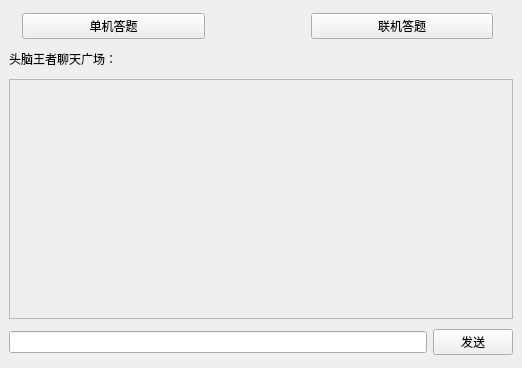
<?xml version="1.0" encoding="UTF-8"?>
<ui version="4.0">
 <class>MainWindow</class>
 <widget class="QMainWindow" name="MainWindow">
  <property name="geometry">
   <rect>
    <x>0</x>
    <y>0</y>
    <width>522</width>
    <height>368</height>
   </rect>
  </property>
  <property name="windowTitle">
   <string>MainWindow</string>
  </property>
  <widget class="QWidget" name="centralwidget">
   <layout class="QVBoxLayout" name="verticalLayout">
    <item>
     <layout class="QHBoxLayout" name="horizontalLayout">
      <item>
       <spacer name="horizontalSpacer_2">
        <property name="orientation">
         <enum>Qt::Horizontal</enum>
        </property>
        <property name="sizeType">
         <enum>QSizePolicy::Maximum</enum>
        </property>
        <property name="sizeHint" stdset="0">
         <size>
          <width>13</width>
          <height>20</height>
         </size>
        </property>
       </spacer>
      </item>
      <item>
       <widget class="QPushButton" name="single_Button">
        <property name="styleSheet">
         <string notr="true"/>
        </property>
        <property name="text">
         <string>单机答题</string>
        </property>
       </widget>
      </item>
      <item>
       <spacer name="horizontalSpacer">
        <property name="orientation">
         <enum>Qt::Horizontal</enum>
        </property>
        <property name="sizeType">
         <enum>QSizePolicy::Maximum</enum>
        </property>
        <property name="sizeHint" stdset="0">
         <size>
          <width>100</width>
          <height>20</height>
         </size>
        </property>
       </spacer>
      </item>
      <item>
       <widget class="QPushButton" name="online_Button">
        <property name="text">
         <string>联机答题</string>
        </property>
       </widget>
      </item>
      <item>
       <spacer name="horizontalSpacer_3">
        <property name="orientation">
         <enum>Qt::Horizontal</enum>
        </property>
        <property name="sizeType">
         <enum>QSizePolicy::Maximum</enum>
        </property>
        <property name="sizeHint" stdset="0">
         <size>
          <width>20</width>
          <height>20</height>
         </size>
        </property>
       </spacer>
      </item>
     </layout>
    </item>
    <item>
     <widget class="QLabel" name="label">
      <property name="maximumSize">
       <size>
        <width>16777215</width>
        <height>20</height>
       </size>
      </property>
      <property name="text">
       <string>头脑王者聊天广场：</string>
      </property>
     </widget>
    </item>
    <item>
     <widget class="QTextBrowser" name="textBrowser">
      <property name="enabled">
       <bool>false</bool>
      </property>
      <property name="maximumSize">
       <size>
        <width>16777215</width>
        <height>240</height>
       </size>
      </property>
     </widget>
    </item>
    <item>
     <layout class="QHBoxLayout" name="horizontalLayout_2">
      <item>
       <widget class="QLineEdit" name="lineEdit"/>
      </item>
      <item>
       <widget class="QPushButton" name="send_Button">
        <property name="text">
         <string>发送</string>
        </property>
       </widget>
      </item>
     </layout>
    </item>
   </layout>
  </widget>
 </widget>
 <resources/>
 <connections/>
</ui>
